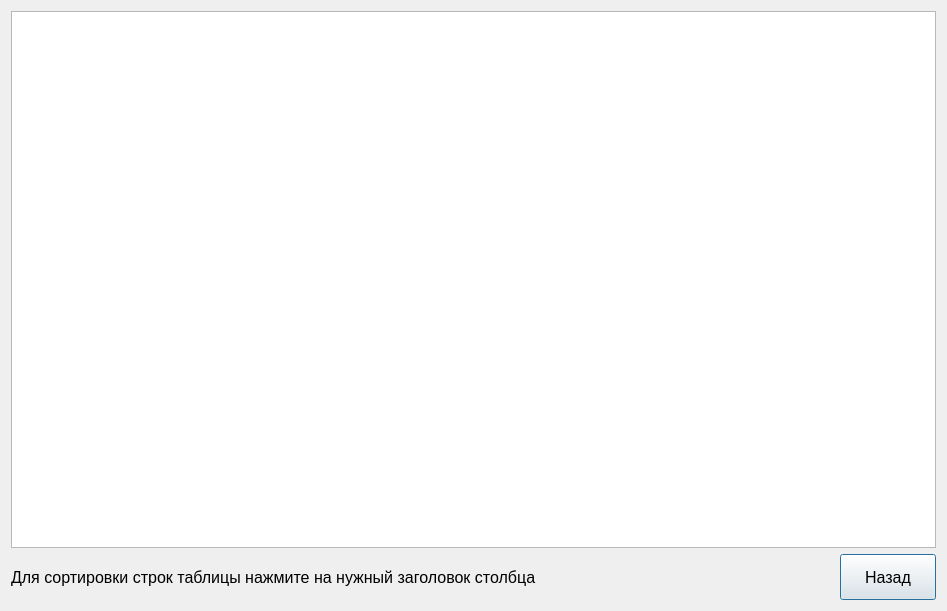
<?xml version="1.0" encoding="UTF-8"?>
<ui version="4.0">
 <class>DetailKTR</class>
 <widget class="QDialog" name="DetailKTR">
  <property name="geometry">
   <rect>
    <x>0</x>
    <y>0</y>
    <width>947</width>
    <height>611</height>
   </rect>
  </property>
  <property name="windowTitle">
   <string>Dialog</string>
  </property>
  <layout class="QGridLayout" name="gridLayout">
   <item row="0" column="0">
    <widget class="QTableView" name="tableView">
     <property name="font">
      <font>
       <pointsize>12</pointsize>
      </font>
     </property>
    </widget>
   </item>
   <item row="1" column="0">
    <layout class="QHBoxLayout" name="horizontalLayout">
     <item>
      <widget class="QLabel" name="label">
       <property name="minimumSize">
        <size>
         <width>0</width>
         <height>46</height>
        </size>
       </property>
       <property name="font">
        <font>
         <pointsize>12</pointsize>
        </font>
       </property>
       <property name="text">
        <string>Для сортировки строк таблицы нажмите на нужный заголовок столбца</string>
       </property>
      </widget>
     </item>
     <item>
      <spacer name="horizontalSpacer">
       <property name="orientation">
        <enum>Qt::Horizontal</enum>
       </property>
       <property name="sizeHint" stdset="0">
        <size>
         <width>40</width>
         <height>46</height>
        </size>
       </property>
      </spacer>
     </item>
     <item>
      <widget class="QPushButton" name="Back">
       <property name="minimumSize">
        <size>
         <width>96</width>
         <height>46</height>
        </size>
       </property>
       <property name="font">
        <font>
         <pointsize>12</pointsize>
        </font>
       </property>
       <property name="text">
        <string>Назад</string>
       </property>
      </widget>
     </item>
    </layout>
   </item>
  </layout>
 </widget>
 <resources/>
 <connections/>
</ui>
